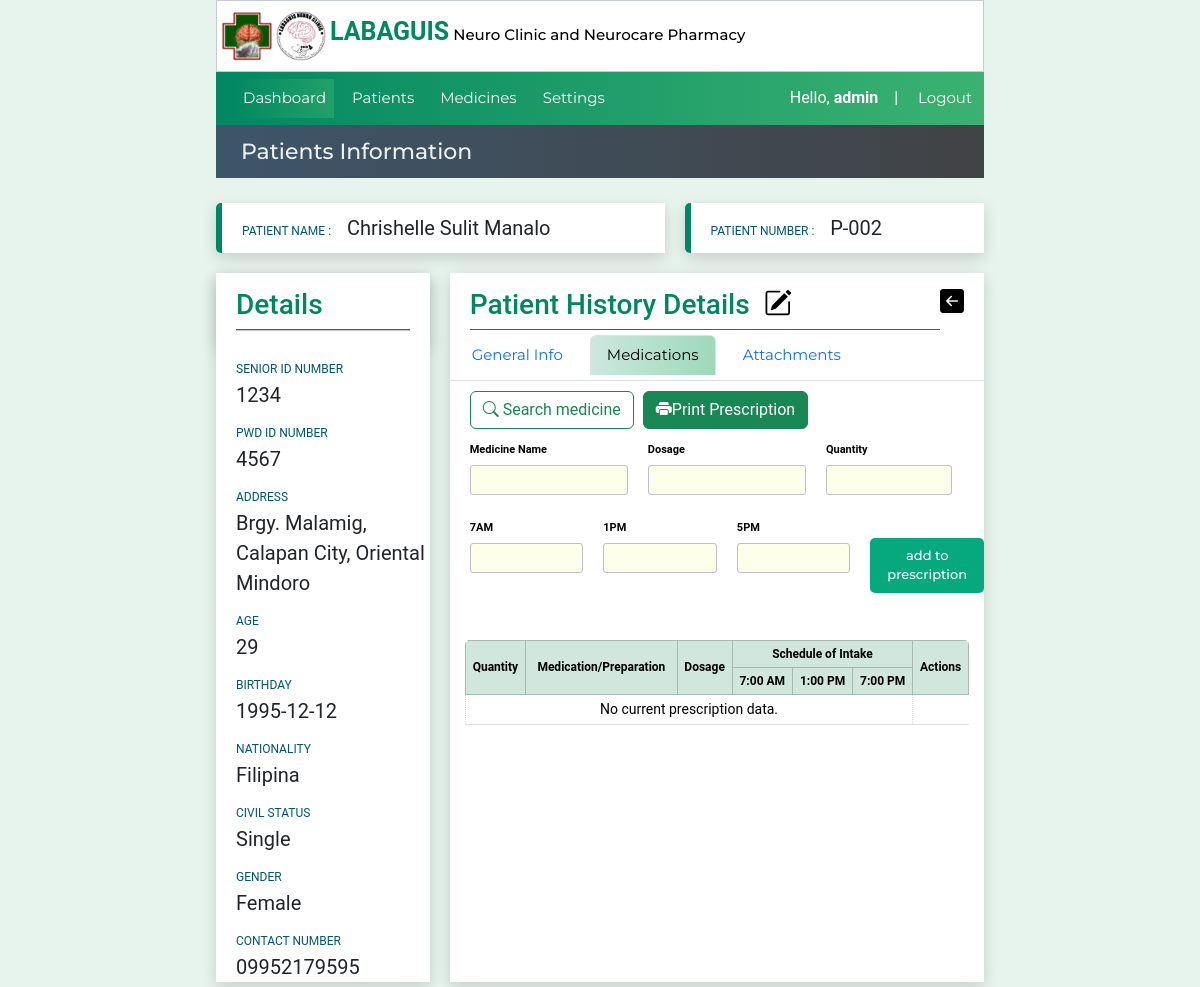
Before: /patientinfo/27/patientmedinfo_medications/40 (signed in) with the older database file.
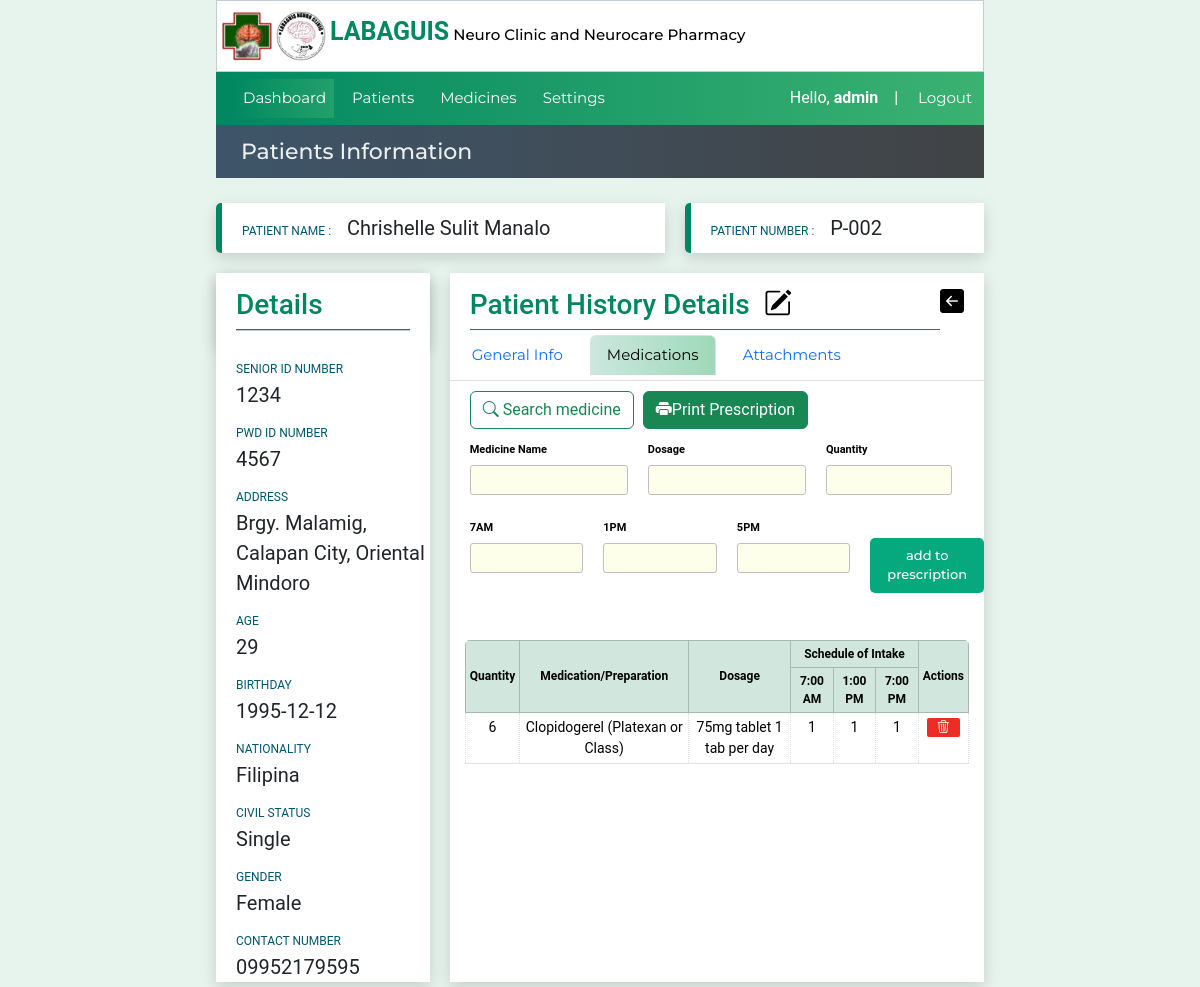
After: the same page with the newer database file.
### website/models.py (models this page shows)
class Prescription(models.Model):
    created_at = models.DateField(auto_now_add=True)
    patient_code=models.CharField(max_length=50)
    consultCounter = models.CharField(max_length=50,null=True, blank=True)
    quantity = models.CharField(max_length=50)
    medicine_name = models.CharField(max_length=100)
    dosage = models.CharField(max_length=50)
    morning = models.CharField(max_length=50)
    noon = models.CharField(max_length=50)
    evening = models.CharField(max_length=50)

### website/views.py (the view, shortened to what this page needs)
# urls.py: path('patientinfo/<int:pk>/patientmedinfo_medications/<int:pkHistory>',views.patientmedinfo_medications, name='patientmedinfo_medications'),
@login_required(login_url="loginuser")
def patientmedinfo_medications(request,pk,pkHistory,selectedmed=''):
    form =PatientsAttachmentsForm()
    context=patientinfoData(pk)
    patienthistory_Data= Patienthistory.objects.get(id=pkHistory)
    context['patient_history']= patienthistory_Data
    pCode= context['pCode']
    context['medicinedata'] =Medicinelist.objects.all()
    context['form']=form
    context['patient_history_attachments'] = PatientsAttachments.objects.filter(patient_code=pCode,consultCounter=patienthistory_Data.consultCounter)
    date_joined = datetime.now()
    formatted_datetime = formats.date_format(date_joined, "SHORT_DATETIME_FORMAT")
    context['medicinedata'] =Medicinelist.objects.all()
    pCode=patientinfoData(pk)['patient_record'].patient_code
    context['prescriptionrecord'] = Prescription.objects.filter(patient_code=pCode,consultCounter=patienthistory_Data.consultCounter)
    return render(request,'patientmedinfo-medications.html',context)

### website/forms.py
class PatientsAttachmentsForm(ModelForm):
    class Meta:
      model= PatientsAttachments
      fields = ['name',
                'fileattachments',
      ]

### website/views.py (called while the page is built)
def patientinfoData(pk):
    medicines_list = Medicinelist.objects.all()
    patient_record = Patient.objects.get(id=pk)
    medicationrecord = Prescription.objects.filter(patient_code=patient_record.patient_code)
    context = { 'medicationrecord': medicationrecord,
               'patient_record':patient_record,
               'medicines_list':medicines_list,
               'pCode':patient_record.patient_code,
               'pID':pk,
               }
    return context

### website/templates/patientmedinfo-medications.html (shortened to what the changed rows need)
{% extends 'patientinfo.html' %}
{% load custom_tags %}
{% load static %}
{% block content1 %}
                <div class="medicalhistorytable">
                  <table id="table-medications" class="table table-sm table-bordered content-table">
                    <thead class="table-success bg-gradient">
                      <tr>
                        <th rowspan="2">Quantity</th>
                        <th rowspan="2">Medication/Preparation</th>
                        <th rowspan="2">Dosage</th>
                        <th colspan="3">Schedule of Intake</th>
                        <th rowspan="2">Actions</th>
                      </tr>
                      <tr>
                        <th>7:00 AM</th>
                        <th>1:00 PM</th>
                        <th>7:00 PM</th>
                      </tr>
                    </thead>
                    <tbody>
                      {% if prescriptionrecord %}
                      {% for medrecord in prescriptionrecord %}
                      <tr>
                        <td>{{medrecord.quantity}}</td>
                        <td>{{medrecord.medicine_name}}</td>
                        <td>{{medrecord.dosage}}</td>
                        <td>{{medrecord.morning}}</td>
                        <td>{{medrecord.noon}}</td>
                        <td>{{medrecord.evening}}</td>
                        <td>
                          <a href="{% url "deleteitemprescription" patient_record.id medrecord.id %}" style="padding:0 10px;margin:0;"
                            name="delete_presciption_item" type='submit' value="{{medrecord.id}}" id="link-delete">
                            <i class="bi bi-trash3"></i></a>
                        </td>
                      </tr>
                      {% endfor %}
                      {% else %}
                      <td colspan="6">No current prescription data.</td>
                      {% endif %}
                    </tbody>
                  </table>
                </div>
{% endblock content1 %}

Changed rows visible on the page:
added Prescription: quantity "6", medicine_name "Clopidogerel (Platexan or Class)", dosage "75mg tablet 1 tab per day", morning "1", noon "1", evening "1", {{ medrecord.id }} 39 (drawn)
Other visible differences:
text no longer shown: "No current prescription data."
